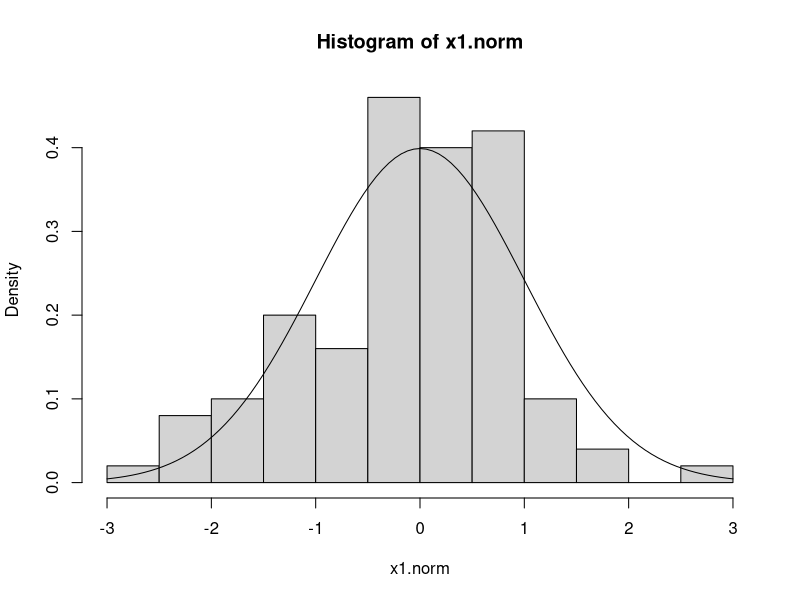
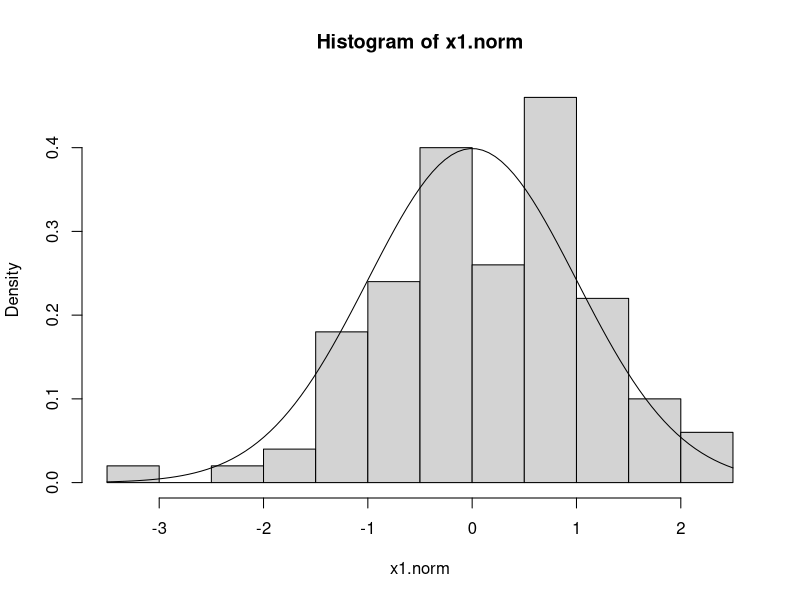

Here is the R script that generated these plots, in order:
#X = X1,..Xn - експериментално получени случайни величини
#математическо очакване Е(X) = mean(X) (mu)
#дисперсия D(X) = var(x)  (sigma^2)
#стандартно отклонение s = sd(x)  (sigma)
x = c(74, 122, 235, 111, 292, 111, 211, 133, 156, 79)
mean(x) #очакване
var(x) #дисперсия
sd(x) #стандартно отклонение

#централна гранична теорема - когато имаме много независими еднакво разпределенислучайни величини X1,..Xn, то сумата им след нориране е стандартна нормално разпределена велинина
#Y = ( sum(Xi) - E(sum(Xi)) ) / sqrt( D(sum(xi)) ) e стандартно нормално разпределена случайна величина
#E(sum(Xi)) = sum(EXi)  -> очакването на сума е сума от очакванията
#D(sum(Xi)) = sum(DXi)  -> дисперсия на сума е сума от дисперсиите

#твърдение: Xi = N(mu, sigma^2) - Xi случайни нормално разпределени величини с очакване mu и дисперсия sigma^2
#Xn.cherta = N(mu, (sigma^2)/n ) -> Xn.cherta = sum(Xi)/n -> статистическо средно e нормално разпределено с очакване mu и дисперсия (sigma^2)/n

#хи-квадрат разпределение
#Y1,..,Yn стандартно нормално разпределени случайни величини N(0,1)
#X^2(r) = sum(Yi^2) e хи-квадрат разпределение с r степени на свобода
#функцията chisq() с префикси d,p,q,r за съответно плътност, разпределние, квантил и случайно разпределение(симулиране)

#t-разпределение
#X = X1,...,Xn n независими измервания Xi, очакване mu, извадково средно mean(x), oценка за стандартно отклонение sd(x) и неизвестно sigma 
#най-добрата оценка за неизвестното sigma се дава с t-разпределение с n-1 степени на свобода
#функцията t() с префикси d,p,q,r за съответно плътност, разпределние, квантил и случайно разпределение(симулиране)

#f-разпределение - непрекъснато статистическо разпределение, получено от отношението на две хи-квадрат разпределения
#Fn,m = (X^2(n)/n) / (X^2(m)/m)
#тества дали две извадки имат еднаква дисперсия
#функцията f() с префикси d,p,q,r за съответно плътност, разпределние, квантил и случайно разпределение(симулиране)


#-----------------------------------------------------

#01
#x1=Bi(100,1/2), x2=Bi(100,1/3)
cgt.binom = function(n,p) {
    xi = rbinom(n = 100, size = n, prob = p)
    EXi = n * p #EXi = n*p -> очакване за биномно разпределени величини
    DXi = n * p * (1-p) #DXi = n*p*q = n*p*(1-p) -> дисперсия за биномно разпределени велчини
    x1.norm = (xi - EXi) / sqrt(DXi) #нормираме всички величини
    hist(x = x1.norm, probability = TRUE)
    x = rnorm(100)  #симулираме нормално разпределени величини за да сравним 
    curve(dnorm(x), add = T)  #приличат си доста, значи и графично можем да кажем че е изпълнена централната гранична теорема
}
cgt.binom(100,1/2)
cgt.binom(100,1/3)

#02
temp = c(102.5, 101.7, 103.1, 100.9, 100.5, 102.2)
sd = 1.2
x=mean(temp)
alpha=1-0.95
z=qnorm(1-alpha/2)
lower=x-z*sd
upper=x+z*sd
